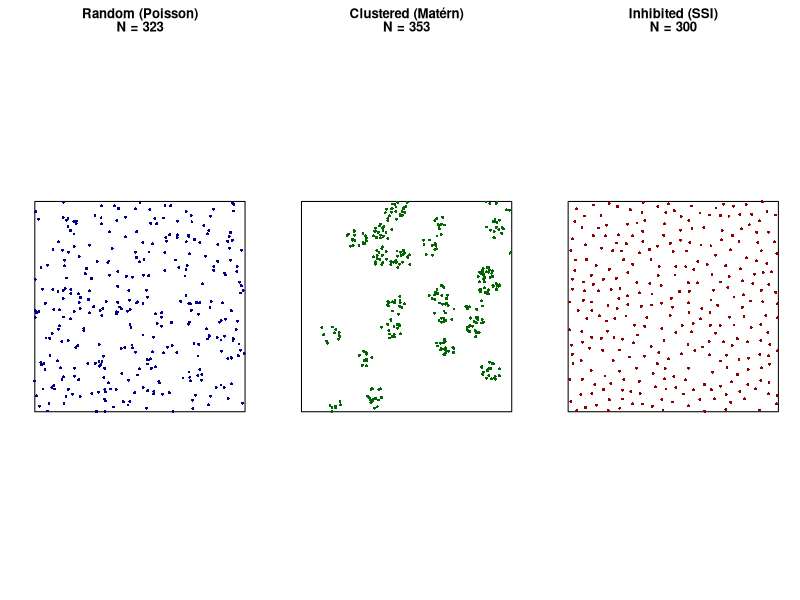
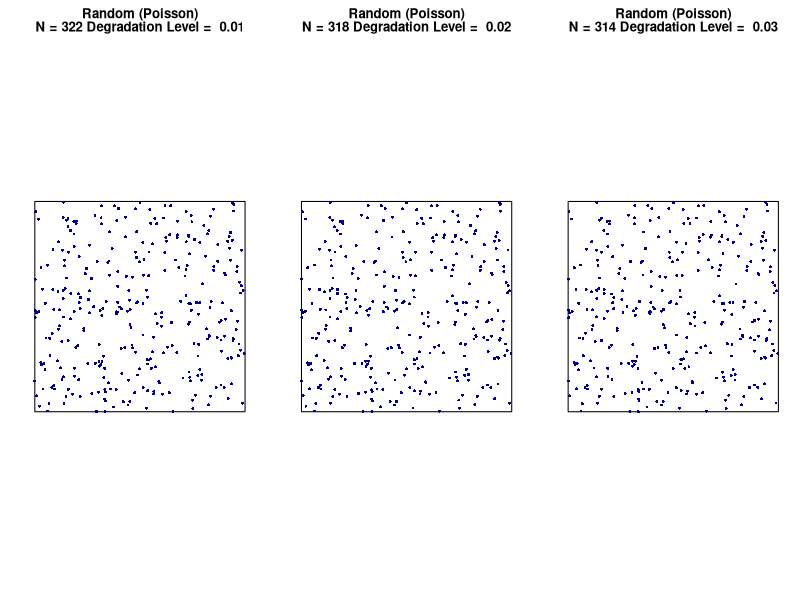
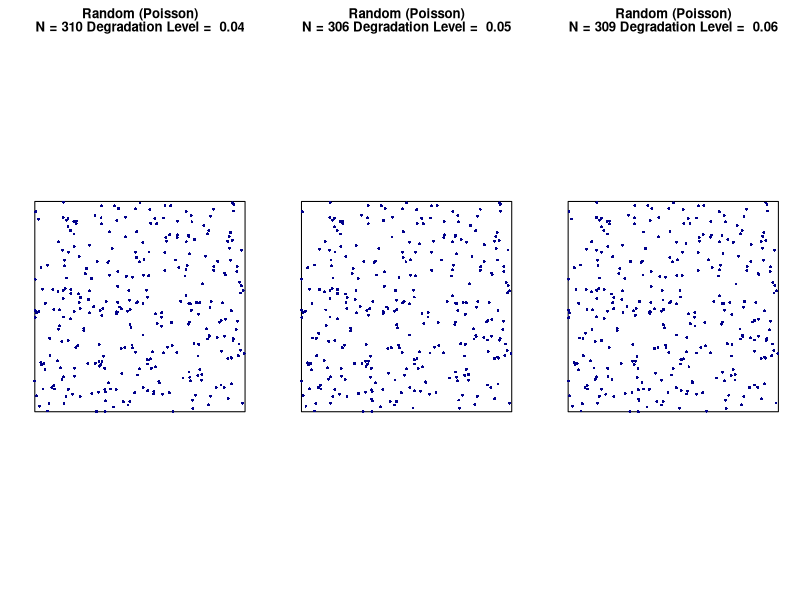
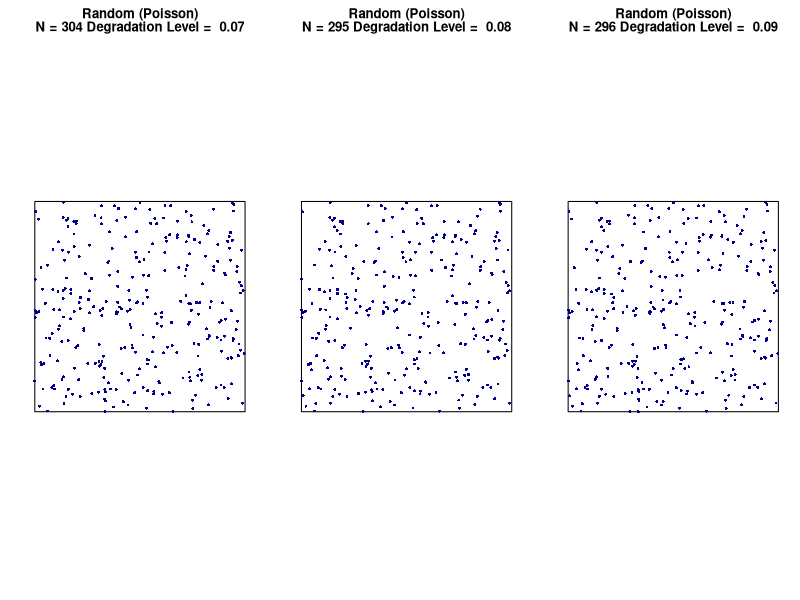
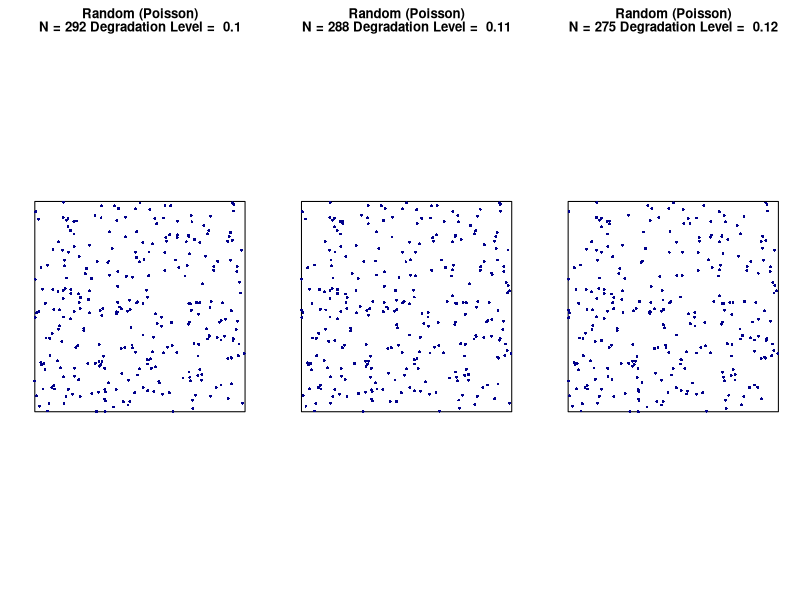
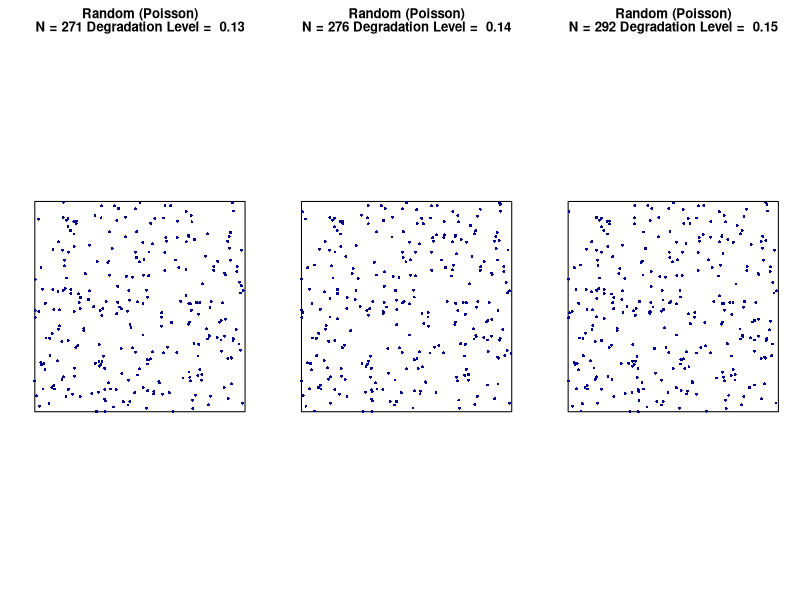
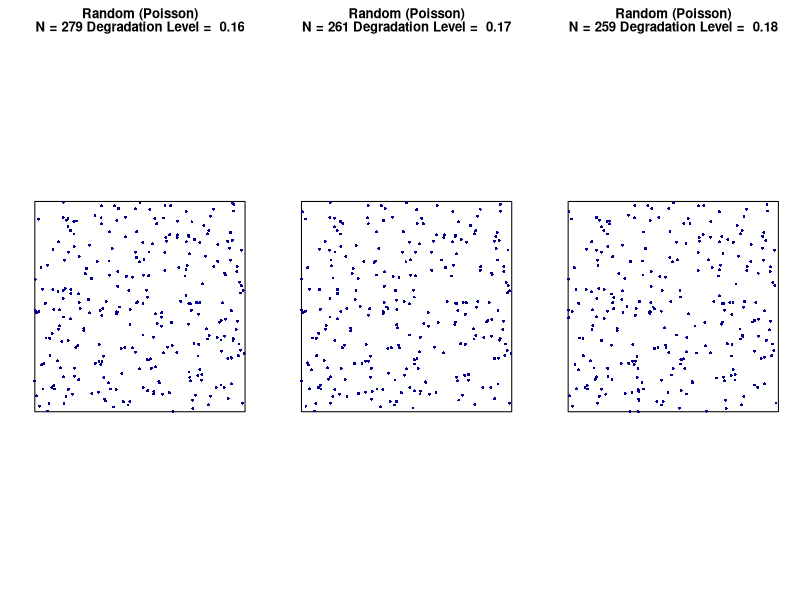
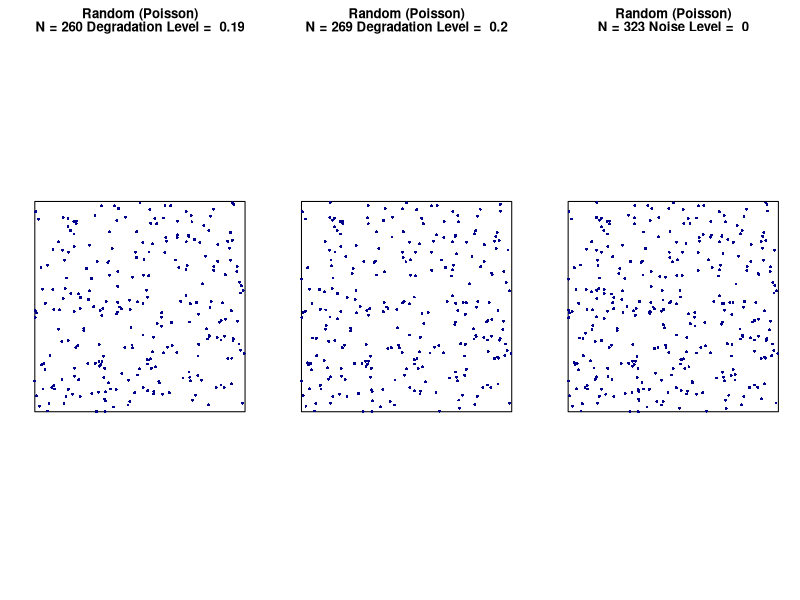

Write R code to recreate these figures, in order.
library(spatstat)

set.seed(42)

window <- square(10)

degradation_levels <- seq(0.01, 0.20, by = 0.01)
noise_levels <- c(0, 0.01, 0.05, 0.1, 0.2, 0.3, 0.4)
fp_levels <- c(0, 0.01, 0.05, 0.1, 0.2, 0.3, 0.4)
fn_levels <- c(0,0.05,0.1,0.3)

random <- rpoispp(lambda = 3, 
                      win = window)

matern <- rMatClust(
  kappa = 0.2,   
  scale = 0.5,  
  mu = 15,
  win = window
)

ssi <- rSSI(
  r = 0.4,   
  n = 300,      
  win = window,
  giveup = 300
)

par(mfrow = c(1, 3), mar = c(2, 2, 3, 1))

plot(random, 
     main = paste("Random (Poisson)\nN =", random$n), 
     cols = "darkblue",  
     pch = 16, 
     cex = 0.6)

plot(matern, 
     main = paste("Clustered (Matérn)\nN =", matern$n), 
     cols = "darkgreen", 
     pch = 16, 
     cex = 0.6)

plot(ssi, 
     main = paste("Inhibited (SSI)\nN =", ssi$n),    
     cols = "darkred",   
     pch = 16,
     cex = 0.6)


for (deg in degradation_levels) {
  random_degrade <- rthin(random, 1-deg)
  plot(random_degrade, 
       main = paste("Random (Poisson)\nN =", random_degrade$n, "Degradation Level = ", deg), 
       cols = "darkblue",  
       pch = 16, 
       cex = 0.6)
}

for (n_level in noise_levels) {
  random_noise <- rjitter(random, n_level)
  plot(random_noise, 
       main = paste("Random (Poisson)\nN =", random_noise$n, "Noise Level = ", n_level),
       cols = "darkblue",  
       pch = 16, 
       cex = 0.6)
}

#I'm confused what the difference is between false negatives and degradation 
#- both seem to involve randomly removing points.

for (fn_level in fn_levels) {
  random_fn <- rthin(random, 1-fn_level)
  plot(random_fn, 
       main = paste("Random (Poisson)\nN = ", random_fn$n, "False Negative Level = ", fn_level),
       cols = "darkblue",  
       pch = 16, 
       cex = 0.6)
}

for (fp_level in fp_levels) {
  num_fp <- round(random$n*fp_level)
  fp <- runif(num_fp)
  FP <- rpoispp(lambda = num_fp/100, win=window)
  random_fp <- superimpose(random, FP)
  plot(random_fp, 
       main = paste("Random (Poisson)\nN = ", random_fp$n, "False Positive Level = ", fp_level),
       cols = "darkblue",  
       pch = 16, 
       cex = 0.6)
}

#How do you add/remove points from cluster, regular patterns while keeping their spatial distribution?
